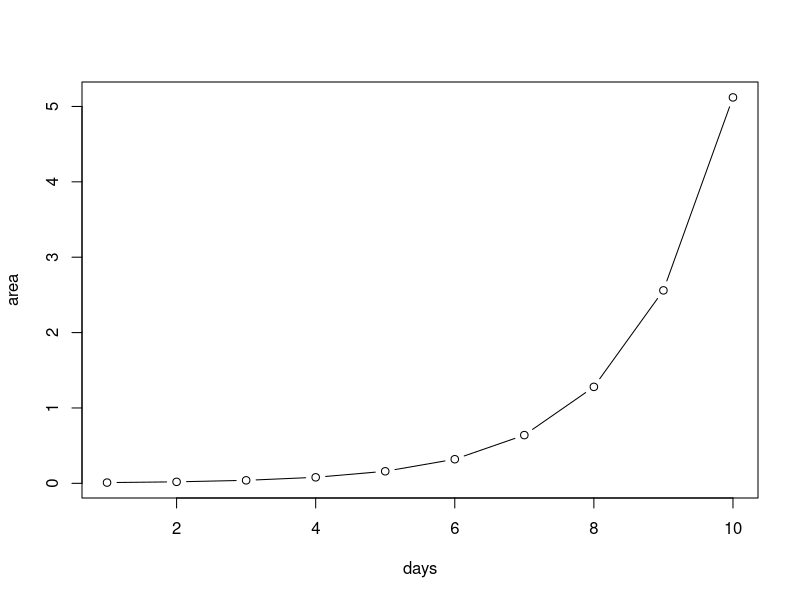

R code for this plot:
## ---- chunk 1
x <- 2
y <- sin(pi/2)
z <- x + y
## ---- chunk 2
print(z)
## ---- chunk 3
x <- 2
y <- x
print(x)
## ---- chunk 4
x <- 2
# prints 0.9092974:
sin(x) 
# prints 2
print(x) 
## ---- chunk 5
x <- 2
# does not print anything:
x <- sin(x) 
# prints 0.9092974:
print(x)    
## ---- chunk 6
name <- "January"
city <- "Hoppegarten"
greeting <- "Hello, world!"
## ---- chunk 7
paste(name, city)
## ---- chunk 8
paste0(name, city)
## ---- chunk 9
sequence <- 5:15
numbers <- c(10, 42, 33, 14, 25)
person <- c("January", "Weiner", "Hoppegarten")
## ---- chunk 10
numbers[1]
person[2]
## ---- chunk 11
numbers[1:3]
person[3:1]
sel <- c(1, 5, 3)
numbers[sel]
## ---- chunk 12
numbers <- c(10, 42, 33, 14, 25)
numbers + 10
## ---- chunk 13
numbers1 <- c(1, 2, 3)
numbers2 <- c(4, 5, 6)
numbers1 + numbers2
## ---- chunk 14
numbers1 <- c(1, 2, 3)
numbers2 <- c(4, 5)
numbers1 + numbers2
## ---- chunk 15
numbers1 <- c(1, 2, 3, 4, 5, 6)
numbers2 <- c(7, 8)
numbers1 + numbers2
## ---- chunk 16
length(numbers1)
length(numbers2)
## ---- chunk 17
numbers <- c(10, 42, 33, 14, 25)
sel <- c(1, 5)
numbers[sel] <- c(100, 500)
numbers
## ---- chunk 18
days <- 1:10
area <- 0.01 * 2^(days - 1)
area
## ---- chunk 19
plot(days, area, type="b")
